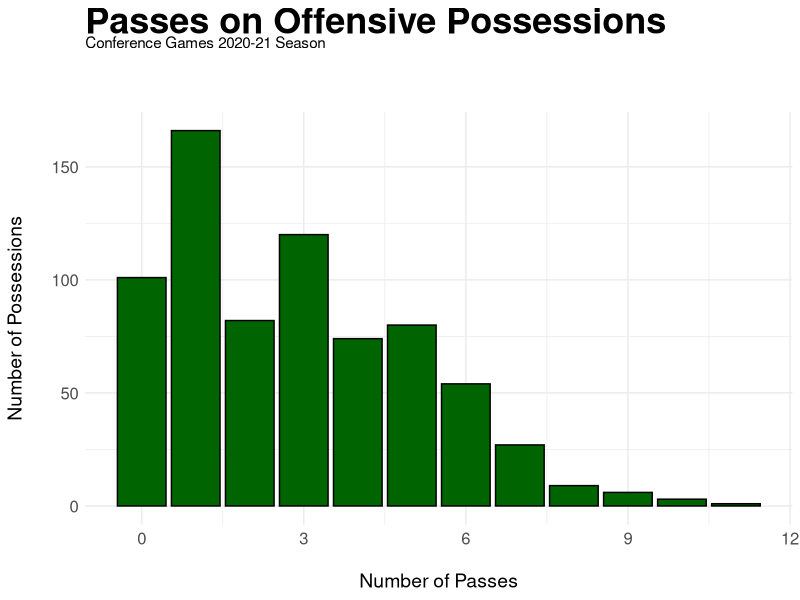
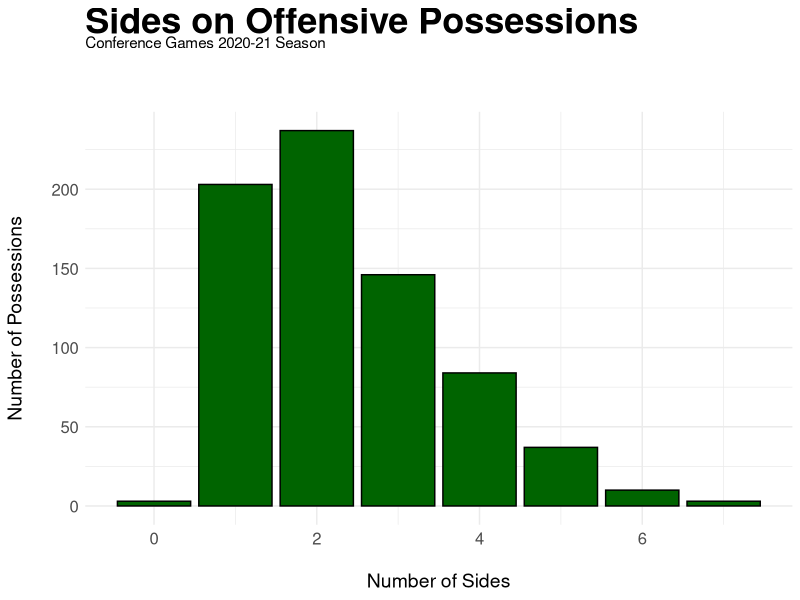
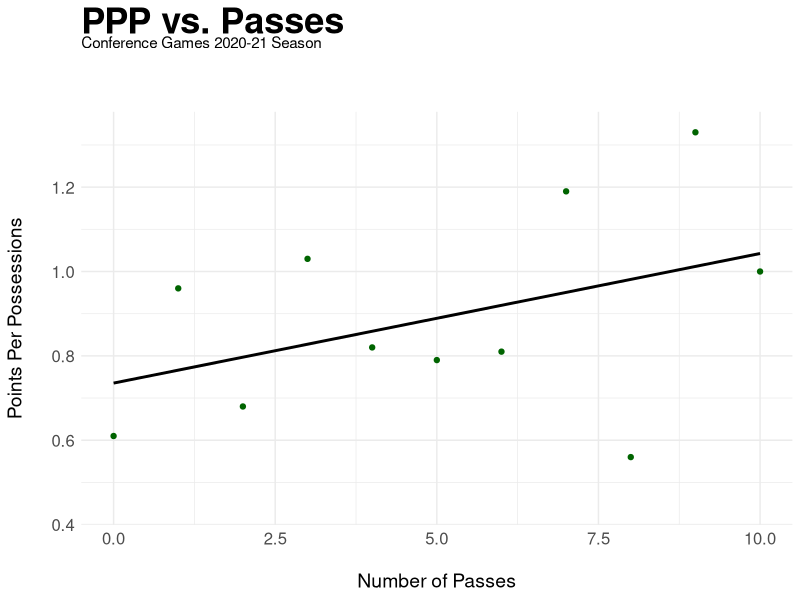
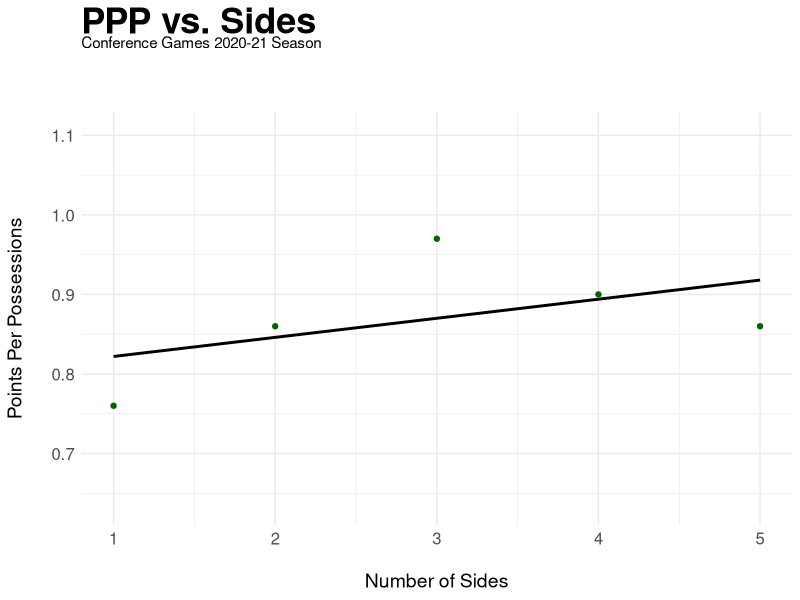

The R script that drew these images, in order:
## ---- chunk 1
library(tidyverse)
library(modelr)
library(plyr)
library(readxl)
library(dplyr)
df1 <- read_excel(path = "OFFENSE.xlsx", sheet = "CBU")
df2 <- read_excel(path = "OFFENSE.xlsx", sheet = "CBU2")
df3 <- read_excel(path = "OFFENSE.xlsx", sheet = "Seattle")
df4 <- read_excel(path = "OFFENSE.xlsx", sheet = "Tarleton")
df5 <- read_excel(path = "OFFENSE.xlsx", sheet = "Tarleton 2")
df6 <- read_excel(path = "OFFENSE.xlsx", sheet = "Dixie St.")
df7 <- read_excel(path = "OFFENSE.xlsx", sheet = "Dixie St. 2")
df8 <- read_excel(path = "OFFENSE.xlsx", sheet = "NMSU")
df9 <- read_excel(path = "OFFENSE.xlsx", sheet = "NMSU 2")
df10 <- read_excel(path = "OFFENSE.xlsx", sheet = "UTRGV")
df11 <- read_excel(path = "OFFENSE.xlsx", sheet = "UTRGV 2")
df12 <- read_excel(path = "OFFENSE.xlsx", sheet = "GCU")
df13 <- read_excel(path = "OFFENSE.xlsx", sheet = "GCU 2")
df14 <- read_excel(path = "OFFENSE.xlsx", sheet = "NMSU3")
## ---- chunk 2
df1$Opponent <- "CBU"
df2$Opponent <- "CBU2"
df3$Opponent <- "SU"
df4$Opponent <- "TSU"
df5$Opponent <- "TSU2"
df6$Opponent <- "DSU"
df7$Opponent <- "DSU2"
df8$Opponent <- "NMSU"
df9$Opponent <- "NMSU2"
df10$Opponent <- "UTRGV"
df11$Opponent <- "UTRGV2"
df12$Opponent <- "GCU"
df13$Opponent <- "GCU2"
df14$Opponent <- "NMSU3"
df2$...8 <- NULL
## ---- chunk 3
conf <- rbind(df1,df2,df3,df4,df5,df6,df7,df8,df9, df10, df11, df12, df13, df14)
## ---- chunk 4
names(conf)[7] <- "pts"
names(conf)[2] <- "passes"
names(conf)[3] <- "sides"

unique(conf$pts)

conf$pts[conf$pts == "TO"] <- "0"
conf$pts[conf$pts == "Miss2pt"] <- "0"
conf$pts[conf$pts == "Miss3pt"] <- "0"
conf$pts[conf$pts == "Make2pt"] <- "2"
conf$pts[conf$pts == "Make3pt"] <- "3"
conf$pts[conf$pts == "miss2"] <- "0"
conf$pts[conf$pts == "miss3"] <- "0"
conf$pts[conf$pts == "make2"] <- "2"
conf$pts[conf$pts == "make3"] <- "3"

conf$pts[conf$pts == "miss2pt"] <- "0"
conf$pts[conf$pts == "miss3pt"] <- "0"
conf$pts[conf$pts == "make2pt"] <- "2"
conf$pts[conf$pts == "miss 2pt"] <- "0"
conf$pts[conf$pts == "miss23pt"] <- "0"
conf$pts[conf$pts == "made2"] <- "2"
conf$pts[conf$pts == "made3"] <- "3"

conf$pts[conf$pts == "Miss23pt"] <- "0"
conf$pts[conf$pts == "Miss 2pt"] <- "0"
conf$pts[conf$pts == "FOUL"] <- "1"
conf$pts[conf$pts == "Shooting foul"] <- "1"
## ---- chunk 5
new_conf <- conf
unique(conf$pts)
class(conf$pts)
class(conf$passes)
class(conf$sides)

conf$pts = as.numeric(conf$pts)
conf$passes = as.numeric(conf$passes)
conf$sides = as.numeric(conf$sides)
## ---- chunk 6
pass <- table(new_conf$passes)
pass <- as.data.frame(pass)
names(pass)[1] <- 'num_of_passes'
str(new_conf)
new_conf$passes <- as.numeric(new_conf$passes)

## ---- chunk 7
#points per number of passes
half_court <- conf[!(conf$play=="Transition"),]
half_court <- half_court[ , c("play","passes","sides","pts")]

half_court %>% group_by(passes, sides) %>% 
    summarize(total_points = sum(pts, na.rm = TRUE))

table(half_court$passes)

## ---- chunk 8
ggplot(half_court, aes(x=passes)) +
  geom_bar(color="black", fill="dark green") +
  theme_minimal() +
  xlab("\nNumber of Passes") +
  ylab("Number of Possessions\n") +
  ggtitle("Passes on Offensive Possessions\n",
          subtitle = "Conference Games 2020-21 Season") +
  theme(plot.title = element_text(size = 26, face = "bold"),
        plot.subtitle = element_text(vjust = 14.0)) +
  theme(axis.text=element_text(size=12), 
        axis.title = element_text(size=14))
## ---- chunk 9
ggplot(half_court, aes(x=sides)) +
  geom_bar(color="black", fill="dark green") +
  theme_minimal() +
  xlab("\nNumber of Sides") +
  ylab("Number of Possessions\n") +
  ggtitle("Sides on Offensive Possessions\n",
          subtitle = "Conference Games 2020-21 Season") +
  theme(plot.title = element_text(size = 26, face = "bold"),
        plot.subtitle = element_text(vjust = 14.0)) +
  theme(axis.text=element_text(size=12), 
        axis.title = element_text(size=14))
## ---- chunk 10
#points per number of passes
str(half_court)

half_court[order(half_court$passes, half_court$sides, half_court$pts, decreasing = TRUE),]

?order()
table(half_court$passes)
table(half_court$sides)

half_court <- half_court[complete.cases(half_court), ]

sum(half_court[which(half_court$passes=='0'), 4])
sum(half_court[which(half_court$passes=='1'), 4])
sum(half_court[which(half_court$passes=='2'), 4])
sum(half_court[which(half_court$passes=='3'), 4])
sum(half_court[which(half_court$passes=='4'), 4])
sum(half_court[which(half_court$passes=='5'), 4])
sum(half_court[which(half_court$passes=='6'), 4])
sum(half_court[which(half_court$passes=='7'), 4])
sum(half_court[which(half_court$passes=='8'), 4])
sum(half_court[which(half_court$passes=='9'), 4])
sum(half_court[which(half_court$passes=='10'), 4])
sum(half_court[which(half_court$passes=='11'), 4])

poss <- table(half_court$passes)
# 0, 1, 2, 3, 4, 5, 6, 7, 8, 9, 10, 11
# 60, 158, 56, 122, 61, 62, 44, 32, 5, 8, 3, 0

total_pts <- data.frame(passes = c(0, 1, 2, 3, 4, 5, 6, 7, 8, 9, 10), 
                        points = c(60, 158, 56, 122, 61, 62, 44, 32, 5, 8, 3))
poss <- as.data.frame(poss)
poss <- poss[0:11,]
ppp <-  round(total_pts$points / poss$Freq, digits = 2)

ppp <- data.frame(passes = c(0, 1, 2, 3, 4, 5, 6, 7, 8, 9, 10),
                  ppp)
str(ppp)
## ---- chunk 11
ggplot(ppp, aes(x=passes, y=ppp)) +
  geom_point(color="dark green") +
  geom_smooth(method = "lm", fill=NA, color="black") +
  theme_minimal() +
  xlab("\nNumber of Passes") +
  ylab("Points Per Possessions\n") +
  ggtitle("PPP vs. Passes\n",
            subtitle = "Conference Games 2020-21 Season") +
  theme(plot.title = element_text(size = 26, face = "bold"),
        plot.subtitle = element_text(vjust = 14.0)) +
  theme(axis.text=element_text(size=12), 
        axis.title = element_text(size=14))
## ---- chunk 12
#points per number of sides
sum(half_court[which(half_court$sides=='0'), 4])
sum(half_court[which(half_court$sides=='1'), 4])
sum(half_court[which(half_court$sides=='2'), 4])
sum(half_court[which(half_court$sides=='3'), 4])
sum(half_court[which(half_court$sides=='4'), 4])
sum(half_court[which(half_court$sides=='5'), 4])
sum(half_court[which(half_court$sides=='6'), 4])
sum(half_court[which(half_court$sides=='7'), 4])

poss_sides <- table(half_court$sides)

total_pts_sides <- data.frame(sides = c(1, 2, 3, 4, 5), 
                        points = c(153, 202, 141, 76, 32))
poss_sides <- as.data.frame(poss_sides)
poss_sides <- poss_sides[2:6,]
ppp_sides <-  round(total_pts_sides$points / poss_sides$Freq, digits = 2)

ppp_sides <- data.frame(sides = c(1, 2, 3, 4, 5),
                  ppp_sides)

## ---- chunk 13
ggplot(ppp_sides, aes(x=sides, y=ppp_sides)) +
  geom_point(color="dark green") +
  geom_smooth(method = "lm", fill=NA, color="black") +
  theme_minimal() +
  xlab("\nNumber of Sides") +
  ylab("Points Per Possessions\n") +
  ggtitle("PPP vs. Sides\n",
          subtitle = "Conference Games 2020-21 Season") +
  theme(plot.title = element_text(size = 26, face = "bold"),
        plot.subtitle = element_text(vjust = 14.0)) +
  theme(axis.text=element_text(size=12), 
        axis.title = element_text(size=14))
## ---- chunk 14
#points per play

